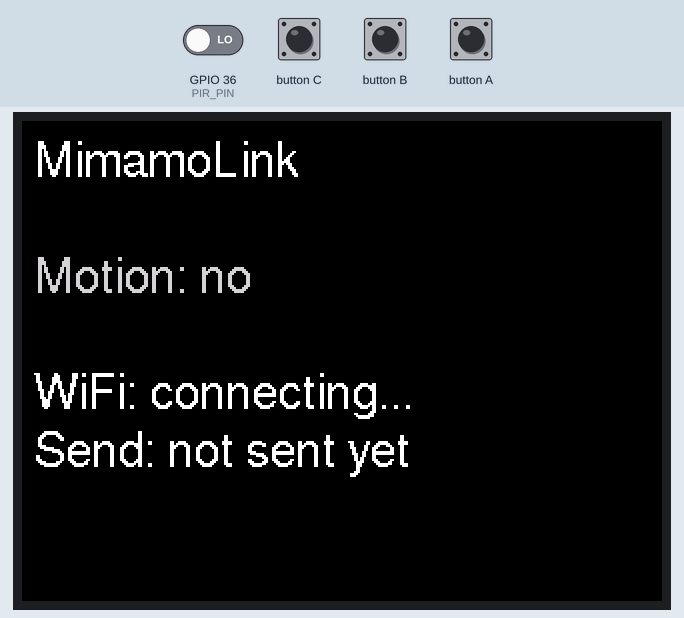
Bench run of a sketch on a simulated ESP32. Parts: 320×240 colour display. The test bench sets the inputs (shaded band); at power-on: GPIO 36 (PIR_PIN) LOW. WiFi joins after 1.5 s; servers stay silent unless stated; uploads are accepted with an empty reply; what the sketch prints to the serial monitor is not drawn.

Above: at 1.3 s.
1.4 s: GPIO 36 (PIR_PIN) driven HIGH
At 1.77 s:
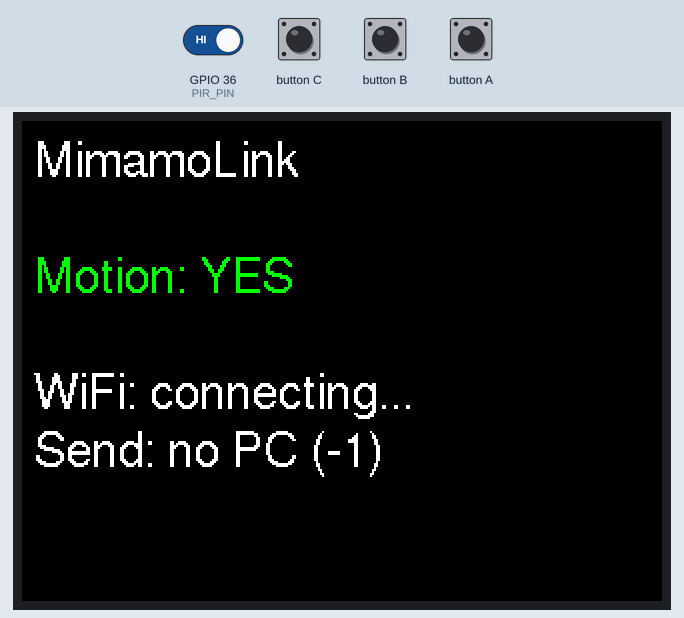
At 3.1 s:
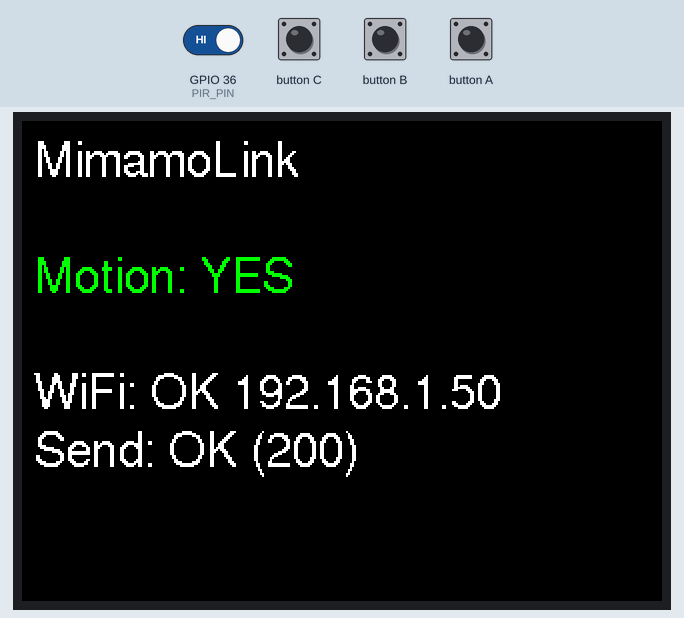
3.4 s: GPIO 36 (PIR_PIN) driven LOW
At 3.9 s:
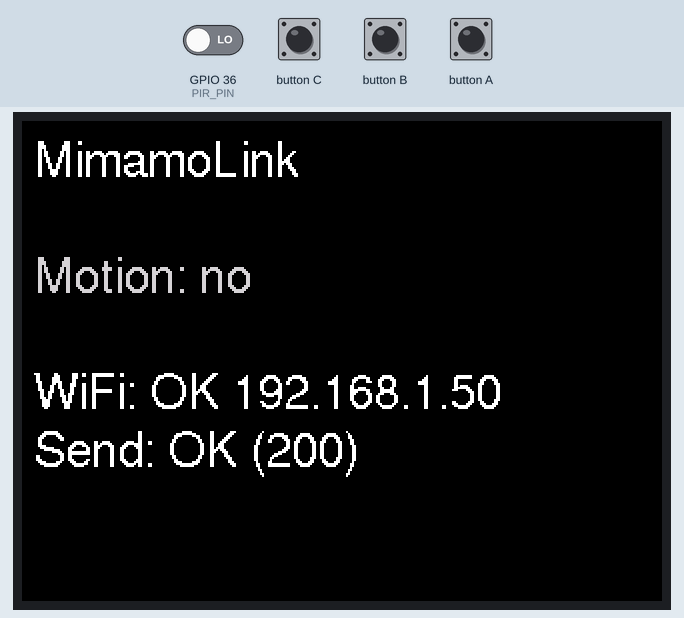
Timing chart, 0 to 6.4 s (numbered marks = the images above; inputs shaded):
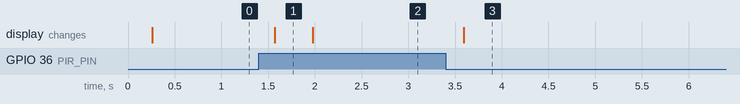

Measured:
- after the input at 1.4 s, the display: changes after 0.17 s (image 1)
- after the input at 3.4 s, the display: changes after 0.19 s (image 3)
- what the display in image 1 shows lasts 0.4 s, from 1.6 s to 2.0 s

The sketch:

mimamolink_m5go.ino
```cpp
// ミマモリンク M5GO 側プログラム（M5GO IoT Kit v2.7 / Arduino IDE）
//
// Unit PIR（人感センサー）で動きを検知し、PCの server.py に HTTP POST で送ります。
//   動きあり : {"motion":true}  … 検知中は MOTION_INTERVAL_MS ごと
//   動きなし : {"motion":false} … HEARTBEAT_MS ごと（通信が生きている合図）
// 設定は config.h にまとめています。

#include <M5Unified.h>
#include <WiFi.h>
#include <HTTPClient.h>

#include "config.h"

// HTTP通信を待つ最大時間（ミリ秒）。サーバーが応答しないときにずっと止まらないようにする。
const uint16_t HTTP_TIMEOUT_MS = 5000;
// Wi-Fiが切れたときに再接続を試す間隔（ミリ秒）
const unsigned long WIFI_RETRY_MS = 10000;
// シリアルモニタに状態を記録する間隔（ミリ秒）
const unsigned long STATUS_LOG_MS = 5000;
unsigned long lastStatusLogMs = 0;

unsigned long lastSentMs = 0;        // 最後に送信を試した時刻
unsigned long lastMotionSentMs = 0;  // 最後に「動きあり」を送った時刻
unsigned long lastWifiRetryMs = 0;
bool everSent = false;               // 一度でも送信に成功したか
bool motionEverSent = false;
int lastHttpCode = 0;                // 直近の送信結果（0 = まだ送っていない）
String lastScreen;                   // 前回画面に表示した内容（変化したときだけ描き直す）
bool lastMotion = false;             // 前回のPIRの状態（シリアル記録用）
bool lastWifiConnected = false;      // 前回のWi-Fi接続状態（シリアル記録用）

// 画面の文字は英語（日本語フォントを入れると標準設定のフラッシュ容量に収まらないため）。
// 意味は README.md の「M5GOの画面の見方」に日本語で書いてある。
String httpResultText(int code) {
  if (code == 0) return "not sent yet";
  if (code == 200) return "OK (200)";
  if (code == 400) return "bad data (400)";
  if (code == 401) return "bad token (401)";
  if (code < 0) return "no PC (" + String(code) + ")";
  return "error (" + String(code) + ")";
}

void drawScreen(bool motion) {
  String wifiText = WiFi.status() == WL_CONNECTED
                        ? "OK " + WiFi.localIP().toString()
                        : "connecting...";

  String screen = String(motion ? "YES" : "no") + "|" + wifiText + "|" +
                  httpResultText(lastHttpCode);
  if (screen == lastScreen) return;
  lastScreen = screen;

  M5.Display.fillScreen(TFT_BLACK);
  M5.Display.setCursor(0, 10);
  M5.Display.setTextColor(TFT_WHITE, TFT_BLACK);
  M5.Display.println(" MimamoLink");
  M5.Display.println();

  M5.Display.setTextColor(motion ? TFT_GREEN : TFT_LIGHTGREY, TFT_BLACK);
  M5.Display.println(motion ? " Motion: YES" : " Motion: no");
  M5.Display.println();

  M5.Display.setTextColor(TFT_WHITE, TFT_BLACK);
  M5.Display.println(" WiFi: " + wifiText);
  M5.Display.println(" Send: " + httpResultText(lastHttpCode));
}

bool postMotion(bool motion) {
  lastSentMs = millis();

  if (WiFi.status() != WL_CONNECTED) {
    lastHttpCode = -1;
    return false;
  }

  HTTPClient http;
  http.setConnectTimeout(HTTP_TIMEOUT_MS);
  http.setTimeout(HTTP_TIMEOUT_MS);

  if (!http.begin(SERVER_URL)) {
    lastHttpCode = -2;
    Serial.println("SERVER_URL の書き方を確認してください");
    return false;
  }

  http.addHeader("Content-Type", "application/json");
  if (strlen(DEVICE_TOKEN) > 0) {
    http.addHeader("X-Device-Token", DEVICE_TOKEN);
  }

  // server.py の POST /motion が受け付ける形式
  int code = http.POST(motion ? "{\"motion\":true}" : "{\"motion\":false}");
  http.end();

  lastHttpCode = code;
  Serial.printf("送信 motion=%s 結果=%d\n", motion ? "true" : "false", code);

  if (code == 200) {
    everSent = true;
    return true;
  }
  return false;
}

void setup() {
  auto cfg = M5.config();
  cfg.serial_baudrate = 115200;  // シリアルモニタの速度（115200 baud）に合わせる
  M5.begin(cfg);

  M5.Display.setFont(&fonts::FreeSans12pt7b);
  M5.Display.setTextSize(1);

  pinMode(PIR_PIN, INPUT);
  Serial.printf("ミマモリンク起動 PIR_PIN=%d 送信先=%s\n", PIR_PIN, SERVER_URL);

  WiFi.mode(WIFI_STA);
  WiFi.begin(WIFI_SSID, WIFI_PASSWORD);
  lastWifiRetryMs = millis();
  Serial.println("Wi-Fiに接続しています...");
}

void loop() {
  M5.update();
  unsigned long now = millis();

  if (WiFi.status() != WL_CONNECTED && now - lastWifiRetryMs >= WIFI_RETRY_MS) {
    Serial.println("Wi-Fiに再接続します");
    WiFi.disconnect();
    WiFi.begin(WIFI_SSID, WIFI_PASSWORD);
    lastWifiRetryMs = now;
  }

  bool motion = digitalRead(PIR_PIN) == HIGH;

  // 変化したときだけシリアルモニタに記録する（実機での確認用）
  if (motion != lastMotion) {
    Serial.printf("PIR(GPIO%d): %s\n", PIR_PIN, motion ? "HIGH 動きあり" : "LOW 動きなし");
    lastMotion = motion;
  }
  bool wifiConnected = WiFi.status() == WL_CONNECTED;
  if (wifiConnected != lastWifiConnected) {
    if (wifiConnected) {
      Serial.println("Wi-Fi接続: " + WiFi.localIP().toString());
    } else {
      Serial.println("Wi-Fi未接続");
    }
    lastWifiConnected = wifiConnected;
  }

  // 変化がなくても、STATUS_LOG_MS ごとに今の状態を記録する（実機での確認用）
  if (now - lastStatusLogMs >= STATUS_LOG_MS) {
    Serial.printf("状態 PIR=%d WiFi=%s 送信結果=%d\n", motion ? 1 : 0,
                  wifiConnected ? "接続" : "未接続", lastHttpCode);
    lastStatusLogMs = now;
  }

  if (motion &&
      (!motionEverSent || now - lastMotionSentMs >= MOTION_INTERVAL_MS)) {
    if (postMotion(true)) {
      motionEverSent = true;
    }
    lastMotionSentMs = now;
  }

  // 起動直後（まだ一度も成功していない間）は、2秒おきに送って早くつながるようにする
  unsigned long interval = everSent ? HEARTBEAT_MS : MOTION_INTERVAL_MS;
  bool heartbeatDue = lastSentMs == 0 || now - lastSentMs >= interval;
  if (!motion && heartbeatDue && WiFi.status() == WL_CONNECTED) {
    postMotion(false);
  }

  drawScreen(motion);
  delay(100);
}
```

config.h
```cpp
// ミマモリンク M5GO 設定ファイル
// 書き込む前に、このファイルの値を自分の環境に合わせて書き換えてください。
#pragma once

// ===== Wi-Fi =====
// M5GO は 2.4GHz の Wi-Fi にだけ接続できます（5GHz は不可）。
#define WIFI_SSID "iPhone"
#define WIFI_PASSWORD "arigatou"

// ===== PCのサーバー =====
// 192.168.0.10 の部分を、PCで ipconfig を実行して調べた「IPv4 アドレス」に書き換えます。
// :5000/motion はそのまま残してください。
#define SERVER_URL "http://172.20.10.12:5000/motion"

// server.py で環境変数 MIMAMO_DEVICE_TOKEN を設定した場合は、同じ文字列を入れます。
// 設定していない場合は "" のままにします。
#define DEVICE_TOKEN ""

// ===== PIRセンサー =====
// Unit PIR を PORT B（黒）につないだときの信号ピン。
// 根拠：Unit PIR は白線が信号、M5GO v2.7 の PORT B は白線が GPIO36（公式サンプルも 36）。
#define PIR_PIN 36

// ===== 送信間隔（ミリ秒） =====
// 動きがなくても、この間隔で「動きなし」を送ります（通信が生きている合図）。
#define HEARTBEAT_MS 10000
// 動き続けているときに送りすぎないための間隔。
#define MOTION_INTERVAL_MS 2000
```
